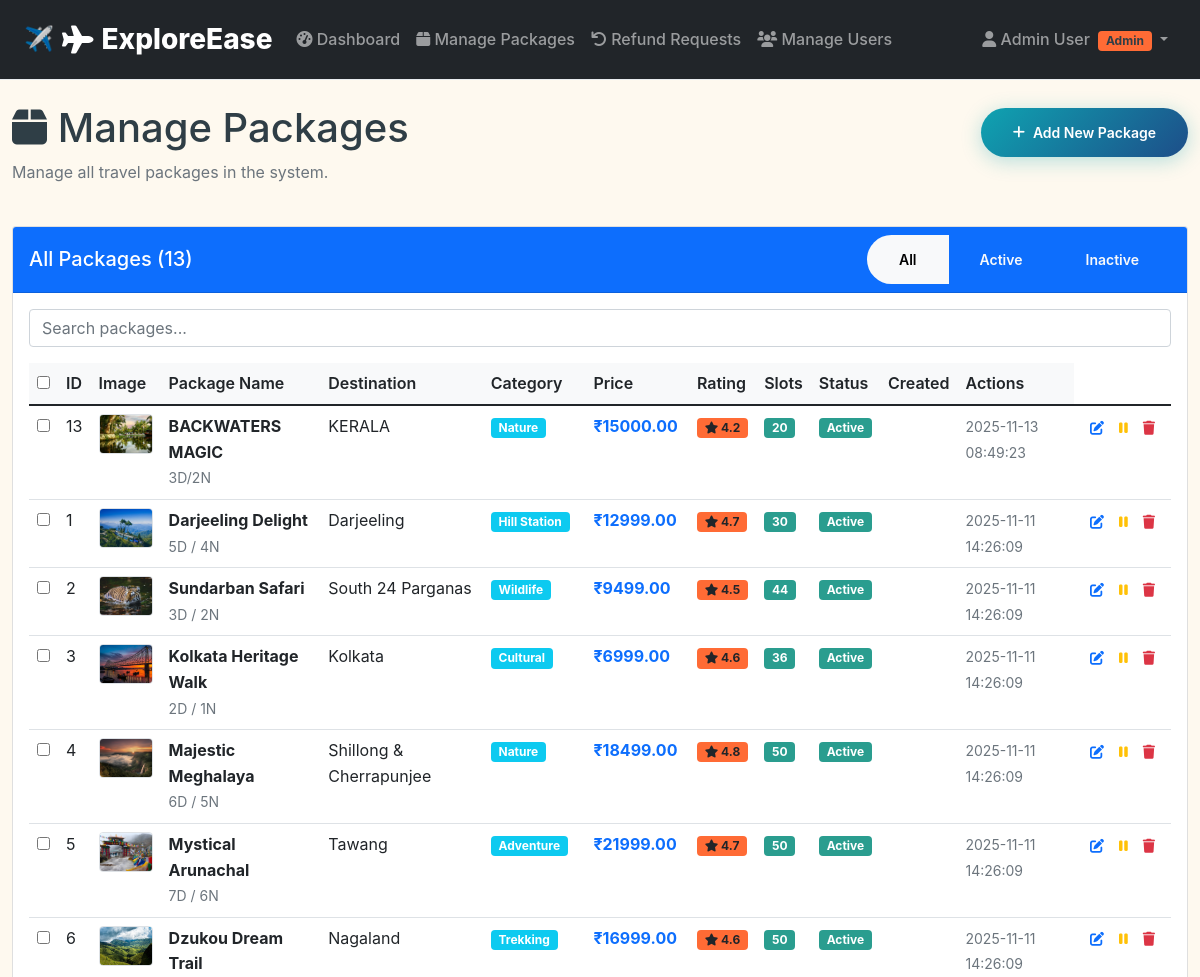
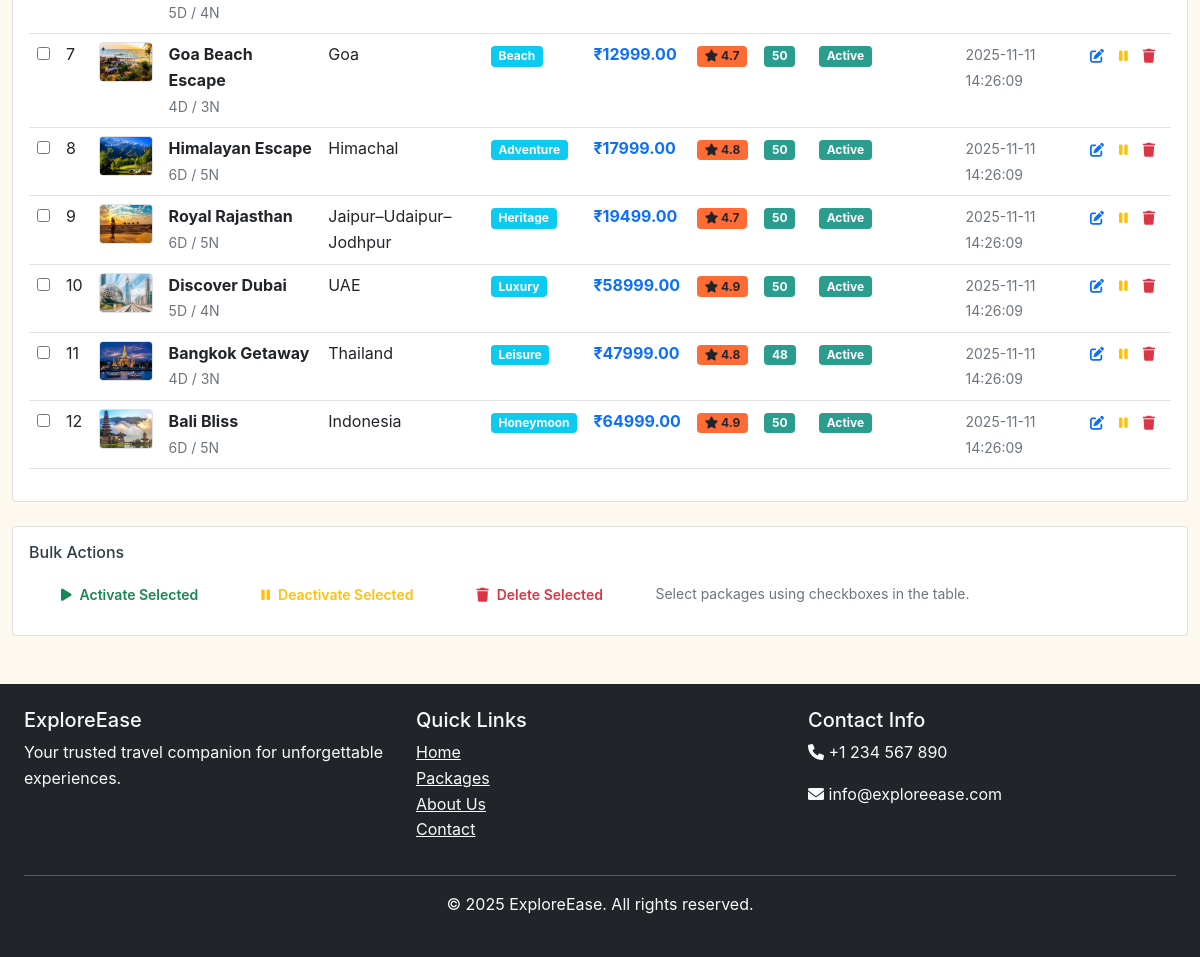
Page /admin/packages (signed in) on the committed database (2 pictures, top to bottom).
### tables this page shows
CREATE TABLE users
                 (id INTEGER PRIMARY KEY AUTOINCREMENT,
                  name TEXT NOT NULL,
                  email TEXT UNIQUE NOT NULL,
                  password TEXT NOT NULL,
                  is_admin BOOLEAN DEFAULT FALSE,
                  created_at DATETIME DEFAULT CURRENT_TIMESTAMP);

CREATE TABLE packages
                 (id INTEGER PRIMARY KEY AUTOINCREMENT,
                  name TEXT NOT NULL,
                  destination TEXT NOT NULL,
                  category TEXT NOT NULL,
                  duration TEXT NOT NULL,
                  price REAL NOT NULL,
                  rating REAL NOT NULL,
                  latitude REAL NOT NULL,
                  longitude REAL NOT NULL,
                  description TEXT NOT NULL,
                  image TEXT NOT NULL,
                  region TEXT NOT NULL,
                  itinerary TEXT NOT NULL,
                  inclusions TEXT NOT NULL,
                  available_slots INTEGER DEFAULT 50,
                  is_active BOOLEAN DEFAULT TRUE,
                  created_at DATETIME DEFAULT CURRENT_TIMESTAMP);

### app.py (the view)
@app.route('/admin/packages')
@login_required
def admin_packages():
    if not current_user.is_admin:
        flash('Access denied!', 'error')
        return redirect(url_for('index'))
    conn = sqlite3.connect('database.db')
    c = conn.cursor()
    c.execute('SELECT * FROM packages ORDER BY created_at DESC')
    packages_list = c.fetchall()
    conn.close()
    return render_template('admin_packages.html', packages=packages_list)

### templates/admin_packages.html (shortened to what this page needs)
{% extends "base.html" %}
{% block content %}
<div class="container-fluid mt-4">
    <div class="row mb-4">
        <div class="col-12">
            <div class="d-flex justify-content-between align-items-center">
                <h1><i class="fas fa-box"></i> Manage Packages</h1>
                <a href="{{ url_for('add_package') }}" class="btn btn-primary">
                    <i class="fas fa-plus"></i> Add New Package
                </a>
            </div>
            <p class="text-muted">Manage all travel packages in the system.</p>
        </div>
    </div>
    <div class="card">
        <div class="card-header bg-primary text-white d-flex justify-content-between align-items-center">
            <h5 class="mb-0">All Packages ({{ packages|length }})</h5>
            <div class="btn-group">
                <button class="btn btn-sm btn-light" onclick="filterPackages('all')">All</button>
                <button class="btn btn-sm btn-outline-light" onclick="filterPackages('active')">Active</button>
                <button class="btn btn-sm btn-outline-light" onclick="filterPackages('inactive')">Inactive</button>
            </div>
        </div>
        <div class="card-body">
            {% if packages %}
            <div class="table-responsive">
                <table class="table table-hover" id="packagesTable">
                    <thead>
                        <tr>
                            <th>ID</th>
                            <th>Image</th>
                            <th>Package Name</th>
                            <th>Destination</th>
                            <th>Category</th>
                            <th>Price</th>
                            <th>Rating</th>
                            <th>Slots</th>
                            <th>Status</th>
                            <th>Created</th>
                            <th>Actions</th>
                        </tr>
                    </thead>
                    <tbody>
                        {% for package in packages %}
                        <tr class="package-row" data-status="{{ 'active' if package[15] else 'inactive' }}">
                            <td>{{ package[0] }}</td>
                            <td>
                                <img src="{{ url_for('static', filename='images/' + package[10]) }}"
                                     alt="{{ package[1] }}" class="img-thumbnail" style="width: 60px; height: 40px; object-fit: cover;">
                            </td>
                            <td>
                                <strong>{{ package[1] }}</strong>
                                <br>
                                <small class="text-muted">{{ package[4] }}</small>
                            </td>
                            <td>{{ package[2] }}</td>
                            <td>
                                <span class="badge bg-info">{{ package[3] }}</span>
                            </td>
                            <td>
                                <strong class="text-primary">₹{{ "%.2f"|format(package[5]) }}</strong>
                            </td>
                            <td>
                                <span class="badge bg-warning text-dark">
                                    <i class="fas fa-star"></i> {{ package[6] }}
                                </span>
                            </td>
                            <td>
                                <span class="badge bg-{% if package[14] > 10 %}success{% elif package[14] > 0 %}warning{% else %}danger{% endif %}">
                                    {{ package[14] }}
                                </span>
                            </td>
                            <td>
                                {% if package[15] %}
                                <span class="badge bg-success">Active</span>
                                {% else %}
                                <span class="badge bg-secondary">Inactive</span>
                                {% endif %}
                            </td>
                            <td>
                                <td><small class="text-muted">{{ package[16] | safe_strftime('%Y-%m-%d') }}</small></td>
                            </td>
                            <td>
                                <div class="btn-group btn-group-sm" role="group">
                                    <a href="{{ url_for('edit_package', package_id=package[0]) }}"
                                       class="btn btn-outline-primary" title="Edit">
                                        <i class="fas fa-edit"></i>
                                    </a>
                                    <a href="{{ url_for('toggle_package', package_id=package[0]) }}"
                                       class="btn btn-{% if package[15] %}outline-warning{% else %}outline-success{% endif %}"
                                       title="{% if package[15] %}Deactivate{% else %}Activate{% endif %}">
                                        <i class="fas fa-{% if package[15] %}pause{% else %}play{% endif %}"></i>
                                    </a>
                                    <a href="{{ url_for('delete_package', package_id=package[0]) }}"
                                       class="btn btn-outline-danger"
                                       onclick="return confirm('Are you sure you want to delete this package?')"
                                       title="Delete">
                                        <i class="fas fa-trash"></i>
                                    </a>
                                </div>
                            </td>
                        </tr>
                        {% endfor %}
                    </tbody>
                </table>
            </div>
            {% endif %}
        </div>
    </div>
    {% if packages %}
    <div class="card mt-4">
        <div class="card-body">
            <h6>Bulk Actions</h6>
            <div class="btn-group" role="group">
                <button type="button" class="btn btn-outline-success" onclick="bulkAction('activate')">
                    <i class="fas fa-play"></i> Activate Selected
                </button>
                <button type="button" class="btn btn-outline-warning" onclick="bulkAction('deactivate')">
                    <i class="fas fa-pause"></i> Deactivate Selected
                </button>
                <button type="button" class="btn btn-outline-danger" onclick="bulkAction('delete')">
                    <i class="fas fa-trash"></i> Delete Selected
                </button>
            </div>
            <small class="text-muted ms-3">Select packages using checkboxes in the table.</small>
        </div>
    </div>
    {% endif %}
</div>
{% endblock %}

### templates/base.html (shortened to what this page needs)
<!DOCTYPE html>
<html lang="en">
<head>
    <link href="https://cdn.jsdelivr.net/npm/bootstrap@5.1.3/dist/css/bootstrap.min.css" rel="stylesheet">
    <link rel="stylesheet" href="https://cdnjs.cloudflare.com/ajax/libs/font-awesome/6.0.0/css/all.min.css">
    <link rel="stylesheet" href="{{ url_for('static', filename='css/style.css') }}?v=1.1">
</head>
<body>
    <nav class="navbar navbar-expand-lg navbar-dark bg-dark">
        <div class="container">
            <a class="navbar-brand" href="{% if current_user.is_authenticated and current_user.is_admin %}{{ url_for('admin') }}{% else %}{{ url_for('index') }}{% endif %}">
                <i class="fas fa-plane"></i> ExploreEase
            </a>
            <div class="collapse navbar-collapse" id="navbarNav">
                <ul class="navbar-nav me-auto">
                    {% if current_user.is_authenticated %}
                        {% if current_user.is_admin %}
                            <li class="nav-item">
                                <a class="nav-link" href="{{ url_for('admin') }}">
                                    <i class="fas fa-tachometer-alt"></i> Dashboard
                                </a>
                            </li>
                            <li class="nav-item">
                                <a class="nav-link" href="{{ url_for('admin_packages') }}">
                                    <i class="fas fa-box"></i> Manage Packages
                                </a>
                            </li>
                            <li class="nav-item">
                                <a class="nav-link" href="{{ url_for('admin_refunds') }}">
                                    <i class="fas fa-undo"></i> Refund Requests
                                </a>
                            </li>
                            <li class="nav-item">
                                <a class="nav-link" href="{{ url_for('admin_users') }}">
                                    <i class="fas fa-users"></i> Manage Users
                                </a>
                            </li>
                        {% endif %}
                    {% endif %}
                </ul>
                <ul class="navbar-nav">
                    {% if current_user.is_authenticated %}
                    <li class="nav-item dropdown">
                        <a class="nav-link dropdown-toggle" href="#" id="userDropdown" role="button" data-bs-toggle="dropdown">
                            <i class="fas fa-user"></i> {{ current_user.name }}
                            {% if current_user.is_admin %}
                                <span class="badge bg-warning ms-1">Admin</span>
                            {% endif %}
                        </a>
                    </li>
                    {% endif %}
                </ul>
            </div>
        </div>
    </nav>
    <main>
        {% block content %}{% endblock %}
    </main>
    <footer class="bg-dark text-light mt-5">
        <div class="container py-4">
            <div class="row">
                <div class="col-md-4">
                    <h5>ExploreEase</h5>
                    <p>Your trusted travel companion for unforgettable experiences.</p>
                </div>
                <div class="col-md-4">
                    <h5>Quick Links</h5>
                    <ul class="list-unstyled">
                        <li><a href="{{ url_for('index') }}" class="text-light">Home</a></li>
                        <li><a href="{{ url_for('packages') }}" class="text-light">Packages</a></li>
                        <li><a href="#" class="text-light">About Us</a></li>
                        <li><a href="#" class="text-light">Contact</a></li>
                    </ul>
                </div>
                <div class="col-md-4">
                    <h5>Contact Info</h5>
                    <p><i class="fas fa-phone"></i> +1 234 567 890</p>
                    <p><i class="fas fa-envelope"></i> info@exploreease.com</p>
                </div>
            </div>
            <hr>
            <div class="text-center">
                <p>&copy; {{ current_year }} ExploreEase. All rights reserved.</p>
            </div>
        </div>
    </footer>
</body>
</html>

### rows in the picture
users: name "Admin User"
packages: id "13", image (picture), name "BACKWATERS MAGIC", duration "3D/2N", destination "KERALA", category "Nature", price "15000.00", rating "4.2", available_slots "20", is_active "Active", created_at "2025-11-13 08:49:23"
packages: id "1", image (picture), name "Darjeeling Delight", duration "5D / 4N", destination "Darjeeling", category "Hill Station", price "12999.00", rating "4.7", available_slots "30", is_active "Active", created_at "2025-11-11 14:26:09"
packages: id "2", image (picture), name "Sundarban Safari", duration "3D / 2N", destination "South 24 Parganas", category "Wildlife", price "9499.00", rating "4.5", available_slots "44", is_active "Active", created_at "2025-11-11 14:26:09"
packages: id "3", image (picture), name "Kolkata Heritage Walk", duration "2D / 1N", destination "Kolkata", category "Cultural", price "6999.00", rating "4.6", available_slots "36", is_active "Active", created_at "2025-11-11 14:26:09"
packages: id "4", image (picture), name "Majestic Meghalaya", duration "6D / 5N", destination "Shillong & Cherrapunjee", category "Nature", price "18499.00", rating "4.8", available_slots "50", is_active "Active", created_at "2025-11-11 14:26:09"
packages: id "5", image (picture), name "Mystical Arunachal", duration "7D / 6N", destination "Tawang", category "Adventure", price "21999.00", rating "4.7", available_slots "50", is_active "Active", created_at "2025-11-11 14:26:09"
packages: id "6", image (picture), name "Dzukou Dream Trail", duration "5D / 4N", destination "Nagaland", category "Trekking", price "16999.00", rating "4.6", available_slots "50", is_active "Active", created_at "2025-11-11 14:26:09"
packages: id "7", image (picture), name "Goa Beach Escape", duration "4D / 3N", destination "Goa", category "Beach", price "12999.00", rating "4.7", available_slots "50", is_active "Active", created_at "2025-11-11 14:26:09"
packages: id "8", image (picture), name "Himalayan Escape", duration "6D / 5N", destination "Himachal", category "Adventure", price "17999.00", rating "4.8", available_slots "50", is_active "Active", created_at "2025-11-11 14:26:09"
packages: id "9", image (picture), name "Royal Rajasthan", duration "6D / 5N", destination "Jaipur–Udaipur–Jodhpur", category "Heritage", price "19499.00", rating "4.7", available_slots "50", is_active "Active", created_at "2025-11-11 14:26:09"
packages: id "10", image (picture), name "Discover Dubai", duration "5D / 4N", destination "UAE", category "Luxury", price "58999.00", rating "4.9", available_slots "50", is_active "Active", created_at "2025-11-11 14:26:09"
packages: id "11", image (picture), name "Bangkok Getaway", duration "4D / 3N", destination "Thailand", category "Leisure", price "47999.00", rating "4.8", available_slots "48", is_active "Active", created_at "2025-11-11 14:26:09"
packages: id "12", image (picture), name "Bali Bliss", duration "6D / 5N", destination "Indonesia", category "Honeymoon", price "64999.00", rating "4.9", available_slots "50", is_active "Active", created_at "2025-11-11 14:26:09"

### other values in the picture
{{ packages|length }} "13"
